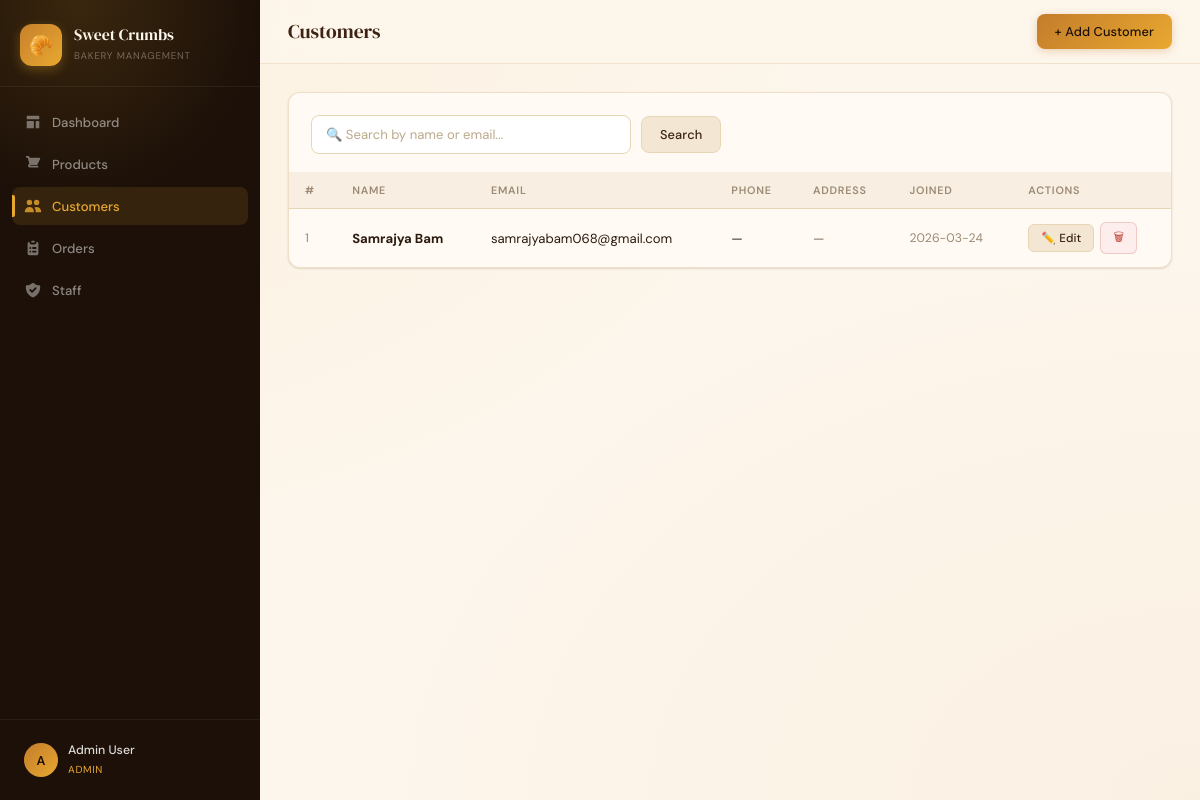
The page /customers (signed in) on the database its author committed.
### tables this page shows
CREATE TABLE customer (
                id INTEGER PRIMARY KEY AUTOINCREMENT,
                name TEXT NOT NULL,
                email TEXT UNIQUE NOT NULL,
                phone TEXT,
                address TEXT,
                created_at TEXT DEFAULT CURRENT_TIMESTAMP
            );

### app.py (the view)
@app.route('/customers')
@requires_permission('customers')
def customers():
    try:
        conn = get_db()
        search = sanitize_input(request.args.get('search', ''))
        query = "SELECT * FROM customer WHERE 1=1"
        params = []
        if search:
            query += " AND (name LIKE ? OR email LIKE ?)"
            params.extend([f'%{search}%', f'%{search}%'])
        query += " ORDER BY created_at DESC"
        customers = conn.execute(query, params).fetchall()
        conn.close()
        return render_template('customers.html', customers=customers, search=search)
    except Exception as e:
        logger.error(f'Customers page error: {e}')
        flash('Error loading customers.', 'danger')
        return redirect(url_for('index'))

### app.py (called while the page is built)
def sanitize_input(text):
    if not isinstance(text, str):
        return ''
    return text.strip()[:500]

def get_db():
    try:
        conn = sqlite3.connect(DB_PATH)
        conn.row_factory = sqlite3.Row
        return conn
    except sqlite3.Error as e:
        logger.error(f'Database connection error: {e}')
        raise

def requires_permission(module):
    def decorator(f):
        @wraps(f)
        def decorated(*args, **kwargs):
            if 'user_id' not in session:
                return redirect(url_for('login'))
            role = session.get('role', 'staff')
            if module not in ROLE_PERMISSIONS.get(role, set()):
                logger.warning(f'Access denied for user {session.get("user_id")} to module {module}')
                flash(f'Access denied. Your role ({role}) cannot access {module}.', 'danger')
                return redirect(url_for('index'))
            return f(*args, **kwargs)
        return decorated
    return decorator

### templates/customers.html (shortened to what this page needs)
{% extends 'base.html' %}
{% block page_title %}Customers{% endblock %}
{% block topbar_actions %}
  <a href="{{ url_for('add_customer') }}" class="btn btn-primary">+ Add Customer</a>
{% endblock %}
{% block content %}
<div class="card">
  <div class="card-body" style="padding-bottom:0">
    <form method="get" class="search-bar">
      <input class="form-control" name="search" placeholder="🔍 Search by name or email..." value="{{ search }}">
      <button type="submit" class="btn btn-secondary">Search</button>
    </form>
  </div>
  <div class="table-wrap">
    <table>
      <thead>
        <tr>
          <th>#</th><th>Name</th><th>Email</th><th>Phone</th><th>Address</th><th>Joined</th><th>Actions</th>
        </tr>
      </thead>
      <tbody>
        {% for c in customers %}
        <tr>
          <td style="color:var(--muted);font-size:0.82rem">{{ c.id }}</td>
          <td><strong>{{ c.name }}</strong></td>
          <td>{{ c.email }}</td>
          <td>{{ c.phone or '—' }}</td>
          <td style="color:var(--text-light)">{{ c.address[:30] + '…' if c.address and c.address|length > 30 else (c.address or '—') }}</td>
          <td style="color:var(--muted);font-size:0.82rem">{{ c.created_at[:10] }}</td>
          <td>
            <div style="display:flex;gap:6px;align-items:center">
              <a href="{{ url_for('edit_customer', cid=c.id) }}" class="btn btn-secondary btn-sm">✏️ Edit</a>
              <form method="post" action="{{ url_for('delete_customer', cid=c.id) }}" style="display:inline"
                    onsubmit="return confirm('Delete {{ c.name }}?')">
                <button type="submit" class="btn btn-danger btn-sm">🗑</button>
              </form>
            </div>
          </td>
        </tr>
        {% else %}
        <tr><td colspan="7" style="text-align:center;color:var(--muted);padding:40px">No customers found.</td></tr>
        {% endfor %}
      </tbody>
    </table>
  </div>
</div>
{% endblock %}

### static/css/style.css (style rules this page uses)
:root { --espresso: #1C1008; --brown: #3D2314; --mocha: #6B3F22; --caramel: #C47C2B; --gold: #E8A830; --cream: #FDF6EC; --warm-white: #FFFAF4; --tan: #E8D5B5; --muted: #9C8A74; --text: #2C1A0E; --text-light: #7A6552; --success: #2E7D32; --success-bg: #E8F5E9; --danger: #C0392B; --danger-bg: #FDEDEC; --warning: #E67E22; --warning-bg: #FEF9E7; --info: #1565C0; --info-bg: #E3F2FD; --sidebar-w: 260px; --topbar-h: 64px; --radius: 12px; --radius-sm: 8px; --radius-lg: 18px; --shadow-sm: 0 1px 3px rgba(28,16,8,0.08), 0 1px 2px rgba(28,16,8,0.06); --shadow: 0 4px 16px rgba(28,16,8,0.1), 0 2px 6px rgba(28,16,8,0.06); --shadow-lg: 0 12px 40px rgba(28,16,8,0.14), 0 4px 16px rgba(28,16,8,0.08); --font-display: 'DM Serif Display', Georgia, serif; --font-body: 'DM Sans', system-ui, sans-serif; --transition: 0.2s cubic-bezier(0.4, 0, 0.2, 1); }
*, *::before, *::after { box-sizing: border-box; margin: 0; padding: 0; }
html { font-size: 15px; scroll-behavior: smooth; }
body { font-family: var(--font-body); background: var(--cream); color: var(--text); display: flex; min-height: 100vh; -webkit-font-smoothing: antialiased; background-image: radial-gradient(ellipse at 0% 0%, rgba(228,168,48,0.07) 0%, transparent 50%), radial-gradient(ellipse at 100% 100%, rgba(196,124,43,0.05) 0%, transparent 50%); }
.btn { display: inline-flex; align-items: center; gap: 6px; padding: 9px 18px; border-radius: var(--radius-sm); font-size: 0.85rem; font-weight: 500; font-family: var(--font-body); border: none; cursor: pointer; text-decoration: none; transition: all var(--transition); white-space: nowrap; letter-spacing: 0.01em; }
.btn-primary { background: linear-gradient(135deg, var(--caramel), var(--gold)); color: var(--espresso); box-shadow: 0 2px 8px rgba(196,124,43,0.3); }
.btn-secondary { background: rgba(232,213,181,0.5); color: var(--brown); border: 1px solid var(--tan); }
.btn-danger { background: var(--danger-bg); color: var(--danger); border: 1px solid rgba(192,57,43,0.2); }
.btn-sm { padding: 5px 12px; font-size: 0.78rem; border-radius: 6px; }
.card { background: var(--warm-white); border-radius: var(--radius); border: 1px solid rgba(232,213,181,0.7); box-shadow: var(--shadow-sm); overflow: hidden; margin-bottom: 20px; }
.card-body { padding: 22px; }
.table-wrap { overflow-x: auto; -webkit-overflow-scrolling: touch; }
table { width: 100%; border-collapse: collapse; font-size: 0.875rem; }
thead th { background: rgba(232,213,181,0.3); padding: 11px 16px; text-align: left; font-size: 0.72rem; font-weight: 600; text-transform: uppercase; letter-spacing: 0.07em; color: var(--muted); border-bottom: 1px solid rgba(232,213,181,0.8); white-space: nowrap; }
tbody td { padding: 13px 16px; border-bottom: 1px solid rgba(232,213,181,0.4); color: var(--text); vertical-align: middle; }
tbody tr:last-child td { border-bottom: none; }
tbody tr { transition: background var(--transition); }
.form-control { width: 100%; padding: 10px 14px; border: 1.5px solid var(--tan); border-radius: var(--radius-sm); font-size: 0.875rem; font-family: var(--font-body); color: var(--text); background: #fff; transition: all var(--transition); outline: none; appearance: none; -webkit-appearance: none; }
.form-control::placeholder { color: #BBA98A; }
.search-bar { display: flex; gap: 10px; flex-wrap: wrap; align-items: center; margin-bottom: 18px; }
.search-bar .form-control { max-width: 320px; flex: 1; }
.content > * { animation: fadeIn 0.35s ease both; }

### rows shown on the page
customer: id "1", name "Samrajya Bam", email "samrajyabam068@gmail.com", phone "—", address "—", created_at "2026-03-24"

### other values the page prints
{{ session.get('name','?')[0].upper() }} "A"
{{ session.get('name','User') }} "Admin User"
{{ session.get('role','staff').title() }} "ADMIN"
